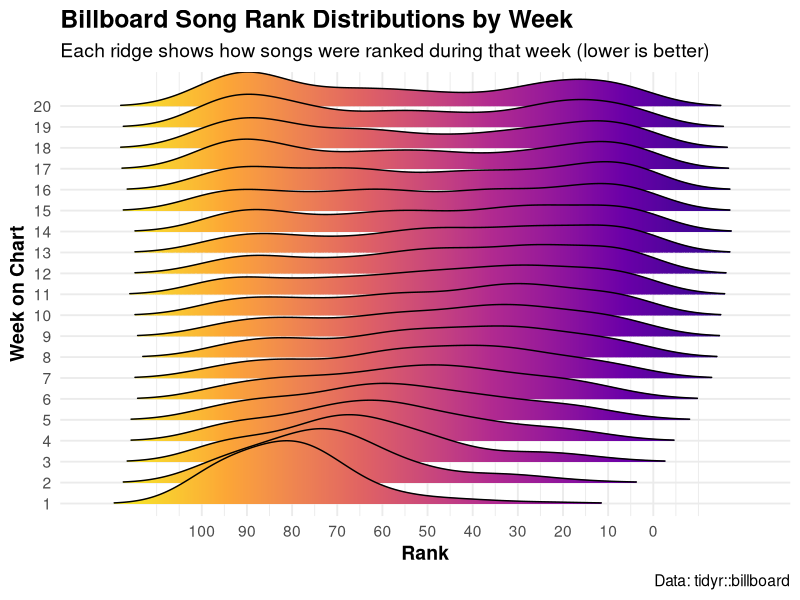

Reproduce this figure in R.
## ---- chunk 1
suppressPackageStartupMessages(library(tidyverse))
library(tidyr)
library(ggridges)
## ---- chunk 2
# Load data
data("billboard")

# Reshape to long format
billboard_long <- billboard %>%
  pivot_longer(
    cols = starts_with("wk"),
    names_to = "week",
    names_prefix = "wk",
    values_to = "rank",
    values_drop_na = TRUE
  ) %>%
  mutate(week = as.integer(week))

# Filter to first 20 weeks (most songs stay <= 20 weeks)
filtered_data <- billboard_long %>%
  filter(week <= 20)

# Plot: density ridge plot of ranks by week
ggplot(filtered_data, aes(x = rank, y = factor(week), fill = after_stat(x))) +
  geom_density_ridges_gradient(
    scale = 3,
    rel_min_height = 0.01,
    bandwidth = 8  # manually set to suppress message
  ) +
  scale_x_reverse(breaks = seq(0, 100, 10)) +
  scale_fill_viridis_c(option = "C") +
  labs(
    title = "Billboard Song Rank Distributions by Week",
    subtitle = "Each ridge shows how songs were ranked during that week (lower is better)",
    x = "Rank",
    y = "Week on Chart",
    caption = "Data: tidyr::billboard"
  ) +
  theme_minimal(base_size = 14) +
  theme(
    plot.title = element_text(face = "bold", size = 18),
    axis.title = element_text(face = "bold"),
    legend.position = "none"
  )
